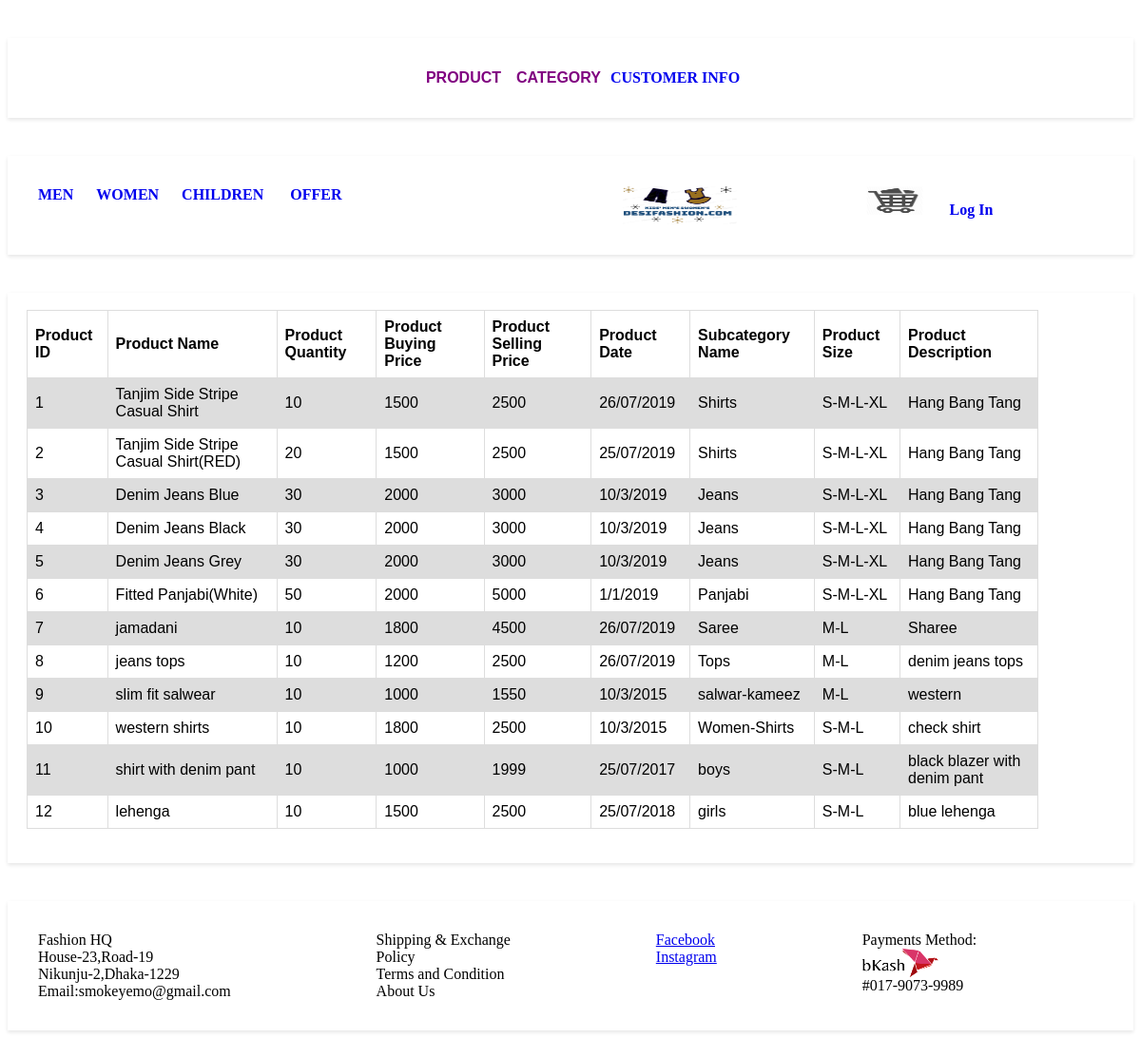
/showproduct.php, run on the app's committed database.
### tables this page shows
CREATE TABLE `category` (
  `ct_id` int(10) NOT NULL,
  `ct_name` varchar(100) NOT NULL
);

CREATE TABLE `product` (
  `pid` int(10) NOT NULL,
  `pname` varchar(100) NOT NULL,
  `pquantity` int(10) NOT NULL,
  `pbuying_price` double NOT NULL,
  `pselling_price` double NOT NULL,
  `pdate` varchar(50) NOT NULL,
  `sct_id` int(10) NOT NULL,
  `psize` varchar(50) NOT NULL,
  `pdescrip` varchar(5000) NOT NULL
);

CREATE TABLE `subcategory` (
  `sct_id` int(10) NOT NULL,
  `sct_name` varchar(100) NOT NULL,
  `ct_id` int(10) NOT NULL
);

### db.php (called while the page is built, shortened)
<?php
class DB
{
	public function DB()
	{
		$this->host = "localhost";
		$this->user = "root";
		$this->pass = "";
		$this->dbname = "test";
		$this->con = mysqli_connect($this->host,$this->user,$this->pass,$this->dbname);
	}
}
?>

### index_model.php (called while the page is built, shortened)
<?php
require_once('db.php');
class IndexModel extends DB
{
	public function GetCategory()
	{
		$q = "select * from category";
		$r = mysqli_query($this->con,$q);
		return $r;
	}
	public function GetAllProductbysubcategory()
	{
		$q = "select psize,pdescrip,pname,pid,pbuying_price,pquantity,pselling_price,pdate,c.ct_name,s.sct_id,s.sct_name from product ,subcategory s,category c where product.sct_id=s.sct_id and c.ct_id=s.ct_id";
		$r = mysqli_query($this->con,$q);
		return $r;
	}
}

### showproduct.php (the view, shortened to what this page needs)
<?php
require_once("home.php");
Home::headeradmin();
Home::header();
?>
<div class="container2">
<section>
<section>
<div class="grid2">
<br/>
<html>
<head>
</head>
<table>
<tr>
<th>Product ID</th>
<th>Product Name</th>
<th>Product Quantity</th>
<th>Product Buying Price</th>
<th>Product Selling Price</th>
<th>Product Date</th>
<th>Subcategory Name</th>
<th>Product Size</th>
<th>Product Description</th>
</tr>
<?php
		$indObj = new IndexModel();
		$rs = $indObj->GetAllProductbysubcategory();
		while($d = mysqli_fetch_assoc($rs))
		{
			echo $str="<tr><td>".$d["pid"]."</td><td>".$d["pname"]."</td><td>".$d["pquantity"]."</td><td>".$d["pbuying_price"]."</td><td>".$d["pselling_price"]."</td><td>".$d["pdate"]."</td><td>".$d["sct_name"]."</td><td>".$d["psize"]."</td><td>".$d["pdescrip"]."</td></tr>";
		}
?>
</table>
<br>
<br>
</body>
</html>
<?php
Home::Footer();
?>

### home.php (shortened to what this page needs)
<?php
require_once('index_model.php');
class Home
{
	public static function Header($title="")
	{
	?>
		<html>
		<head><title>DesiFashion.com</title>
		<link rel="stylesheet" type="text/css" href="style.css"/>
		<link rel="stylesheet" type="text/css" href="style2.css"/>
		</head>
		<body>
		<div class="container">
		<section>
		<div class="menu">
		<?php
			$indObj = new IndexModel();
			$rs = $indObj->GetCategory();
			while($d = mysqli_fetch_assoc($rs))
			{
				echo "<a href='".$d["ct_name"].".php' style='text-decoration:none;'><span>".$d["ct_name"]."</span></a> &nbsp &nbsp &nbsp";
			}
		?>
		<a href="offer.php" style="text-decoration:none;"><span>OFFER</span></a>  &nbsp &nbsp &nbsp
		</div>
		<div class="grid3">
		<?php
		if($_SESSION['ut_id']==1)
		{
			echo "<a href='admin.php'><img src='HomepageIMG/logo.png' width='120px' height='40px'/></a>";
		}
		else
		{
			echo "<a href='index.php'><img src='HomepageIMG/logo.png' width='120px' height='40px'/></a>";
		}
		?>
		</div>
		<div class="grid4">
		<a href="cart.php" style="text-decoration:none;"><img src="HomepageIMG/cart.png" width="60px" height="30px"/></a> &nbsp  &nbsp  &nbsp
		<?php
		if(isset($_SESSION['uname'])!="" && $_SESSION['uid']!="" && $_SESSION['ut_id']!="")
		{
			echo "
			<div class='dropdown'>
			<button class='dropbtn'>".$_SESSION['uname']."</button>
			<div class='dropdown-content'>
			<a href='logout.php'>Log Out</a>
			</div>
			</div>";
		}
		else
		{
			echo "<a href='login.php' style='text-decoration:none;'><b>Log In</b> </a>";
		}
		?>
		</div>
		</section>
		</div>
		<?php
	}
	public static function headeradmin()
	{
		?>
		<html>
		<head><title>DesiFashion.com</title>
		<link rel="stylesheet" type="text/css" href="style.css"/>
		<link rel="stylesheet" type="text/css" href="style2.css"/>
		</head>
		<body>
		<div class="container">
		<section>
		<div class="menu2">
		<div class="dropdown">
		  <button class="dropbtn">Product</button>
		</div>
		<div class="dropdown">
		  <button class="dropbtn">Category</button>
		</div>
		<a href="customerinfo.php" style="text-decoration:none;">CUSTOMER INFO</a>
		</div>
		</section>
		</div>
		<?php
	}
	?>
		<?php
	public static function Footer()
	{
	?>
		<div class="footer">
		<section>
		<div class="grid1">
		<h>Fashion HQ</h><br/>
		<h>House-23,Road-19</h><br/>
		<h>Nikunju-2,Dhaka-1229</h><br/>
		<h>Email:smokeyemo@gmail.com</h>
		</div>
		<div class="gird2">
		<h>Shipping & Exchange</h><br/>
		<h>Policy</h><br/>
		<h>Terms and Condition</h><br/>
		<h>About Us</h>
		</div>
		<div class="grid3">
		<a href="https://www.facebook.com"><h>Facebook</h></a><br/>
		<a href="https://www.instagram.com/"><h>Instagram<h></a>
		</div>
		<div class ="grid4">
		Payments Method:</br>
		<img src="HomepageIMG/bkash.png" width="80px" height="30px"/></br>
		#017-9073-9989
		</div>
		</section>
		</div>
		</body>
		</html>
		<?php
	}
}

### style.css (style rules this page uses)
section { display: grid; grid-template-columns: auto auto auto auto; grid-gap: 20px; padding:40 px 0; }
.container { max-width:100%; max-height:40 px; margin: 40px auto; padding: 32px; background: white; box-shadow: 0 2px 4px rgba(0, 0, 0, 0.1); }
.footer { max-width:100%; max-height:50 px; margin: 40px auto; padding: 32px; background: white; box-shadow: 0 2px 4px rgba(0, 0, 0, 0.1); }
.menu { text-decoration:none; text-transform:uppercase; color:black; font-weight:bold; font-size:16px; grid-column-start: 1; grid-column-end: 2; }
.menu2 { text-decoration:none; text-transform:uppercase; color:black; font-weight:bold; font-size:16px; grid-column-start: 3; grid-column-end: 4; }
.container2 { max-width:100%; margin: 0 px auto; padding: 32 px auto; background: white; box-shadow: 0 2px 4px rgba(0, 0, 0, 0.1); }
.grid4 { grid-column-start: 4; grid-column-end: 4; }
.grid1 { grid-column-start: 1; grid-column-end: 1; }
.grid2 { grid-column-start: 2; grid-column-end: 2; }
.grid3 { grid-column-start: 3; grid-column-end: 3; }
.dropbtn { text-decoration:none; text-transform:uppercase; color:purple; font-weight:bold; font-size:16px; background-color: white; border: none; }
.dropdown { position: relative; display: inline-block; }

### style2.css (style rules this page uses)
section { display: grid; grid-template-columns: auto auto auto auto; grid-gap: 20px; padding:40 px 0; }
.container2 { max-width:100%; max-height:40 px; }
.grid1 { grid-column-start: 1; grid-column-end: 1; }
.grid2 { grid-column-start: 2; grid-column-end: 2; }
.grid3 { grid-column-start: 3; grid-column-end: 3; }
.grid4 { grid-column-start: 4; grid-column-end: 4; }
.container { max-width:100%; max-height:40 px; margin: 40px auto; padding: 32px; background: white; box-shadow: 0 2px 4px rgba(0, 0, 0, 0.1); }

### showproduct.php (style rules this page uses)
table { font-family:arial,sans-serif; border-collapse:collapse; width:100%; }
td,th { border:1px solid #dddddd; text-align:left; padding:8px; }
tr:nth-child(even) { background-color:#dddddd; }

### data on the page
category: ct_name "MEN"
category: ct_name "WOMEN"
category: ct_name "CHILDREN"
product: pid "1", pname "Tanjim Side Stripe Casual Shirt", pquantity "10", pbuying_price "1500", pselling_price "2500", pdate "26/07/2019", sct.sct_name "Shirts", psize "S-M-L-XL", pdescrip "Hang Bang Tang"
product: pid "2", pname "Tanjim Side Stripe Casual Shirt(RED)", pquantity "20", pbuying_price "1500", pselling_price "2500", pdate "25/07/2019", sct.sct_name "Shirts", psize "S-M-L-XL", pdescrip "Hang Bang Tang"
product: pid "3", pname "Denim Jeans Blue", pquantity "30", pbuying_price "2000", pselling_price "3000", pdate "10/3/2019", sct.sct_name "Jeans", psize "S-M-L-XL", pdescrip "Hang Bang Tang"
product: pid "4", pname "Denim Jeans Black", pquantity "30", pbuying_price "2000", pselling_price "3000", pdate "10/3/2019", sct.sct_name "Jeans", psize "S-M-L-XL", pdescrip "Hang Bang Tang"
product: pid "5", pname "Denim Jeans Grey", pquantity "30", pbuying_price "2000", pselling_price "3000", pdate "10/3/2019", sct.sct_name "Jeans", psize "S-M-L-XL", pdescrip "Hang Bang Tang"
product: pid "6", pname "Fitted Panjabi(White)", pquantity "50", pbuying_price "2000", pselling_price "5000", pdate "1/1/2019", sct.sct_name "Panjabi", psize "S-M-L-XL", pdescrip "Hang Bang Tang"
product: pid "7", pname "jamadani", pquantity "10", pbuying_price "1800", pselling_price "4500", pdate "26/07/2019", sct.sct_name "Saree", psize "M-L", pdescrip "Sharee"
product: pid "8", pname "jeans tops", pquantity "10", pbuying_price "1200", pselling_price "2500", pdate "26/07/2019", sct.sct_name "Tops", psize "M-L", pdescrip "denim jeans tops"
product: pid "9", pname "slim fit salwear", pquantity "10", pbuying_price "1000", pselling_price "1550", pdate "10/3/2015", sct.sct_name "salwar-kameez", psize "M-L", pdescrip "western"
product: pid "10", pname "western shirts", pquantity "10", pbuying_price "1800", pselling_price "2500", pdate "10/3/2015", sct.sct_name "Women-Shirts", psize "S-M-L", pdescrip "check shirt"
product: pid "11", pname "shirt with denim pant", pquantity "10", pbuying_price "1000", pselling_price "1999", pdate "25/07/2017", sct.sct_name "boys", psize "S-M-L", pdescrip "black blazer with denim pant"
product: pid "12", pname "lehenga", pquantity "10", pbuying_price "1500", pselling_price "2500", pdate "25/07/2018", sct.sct_name "girls", psize "S-M-L", pdescrip "blue lehenga"
